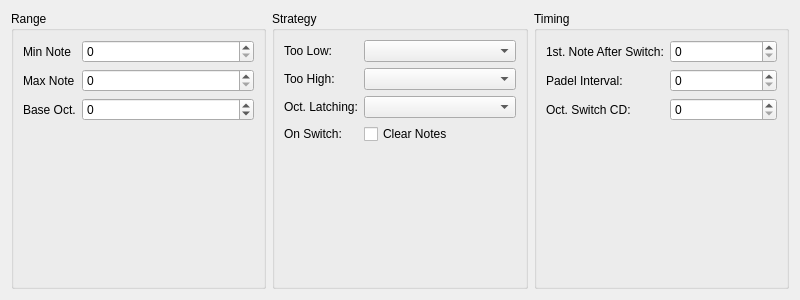
<?xml version="1.0" encoding="UTF-8"?>
<ui version="4.0">
 <class>player_config_widget</class>
 <widget class="QWidget" name="player_config_widget">
  <property name="geometry">
   <rect>
    <x>0</x>
    <y>0</y>
    <width>800</width>
    <height>300</height>
   </rect>
  </property>
  <property name="windowTitle">
   <string>Player Config</string>
  </property>
  <layout class="QHBoxLayout" name="horizontalLayout">
   <item>
    <widget class="QGroupBox" name="range_group_box">
     <property name="title">
      <string>Range</string>
     </property>
     <layout class="QFormLayout" name="formLayout">
      <item row="0" column="0">
       <widget class="QLabel" name="min_note_hint_label">
        <property name="text">
         <string>Min Note</string>
        </property>
       </widget>
      </item>
      <item row="0" column="1">
       <widget class="QSpinBox" name="min_note_spin_box">
        <property name="maximum">
         <number>127</number>
        </property>
       </widget>
      </item>
      <item row="1" column="0">
       <widget class="QLabel" name="max_note_hint_label">
        <property name="text">
         <string>Max Note</string>
        </property>
       </widget>
      </item>
      <item row="2" column="0">
       <widget class="QLabel" name="vision_base_octave_hint_label">
        <property name="text">
         <string>Base Oct.</string>
        </property>
       </widget>
      </item>
      <item row="1" column="1">
       <widget class="QSpinBox" name="max_note_spin_box">
        <property name="maximum">
         <number>127</number>
        </property>
       </widget>
      </item>
      <item row="2" column="1">
       <widget class="QSpinBox" name="vision_base_octave_spin_box">
        <property name="minimum">
         <number>-1</number>
        </property>
        <property name="maximum">
         <number>9</number>
        </property>
        <property name="value">
         <number>0</number>
        </property>
       </widget>
      </item>
     </layout>
    </widget>
   </item>
   <item>
    <widget class="QGroupBox" name="strategy_group_box">
     <property name="title">
      <string>Strategy</string>
     </property>
     <layout class="QFormLayout" name="formLayout_2">
      <item row="0" column="0">
       <widget class="QLabel" name="low_out_of_range_strategy_hint_label">
        <property name="text">
         <string>Too Low:</string>
        </property>
       </widget>
      </item>
      <item row="0" column="1">
       <widget class="QComboBox" name="low_out_of_range_strategy_combo_box"/>
      </item>
      <item row="1" column="1">
       <widget class="QComboBox" name="high_out_of_range_strategy_combo_box"/>
      </item>
      <item row="1" column="0">
       <widget class="QLabel" name="high_out_of_range_strategy_hint_label">
        <property name="text">
         <string>Too High:</string>
        </property>
       </widget>
      </item>
      <item row="2" column="0">
       <widget class="QLabel" name="octave_strategy_hint_label">
        <property name="text">
         <string>Oct. Latching:</string>
        </property>
       </widget>
      </item>
      <item row="2" column="1">
       <widget class="QComboBox" name="octave_strategy_combo_box"/>
      </item>
      <item row="3" column="0">
       <widget class="QLabel" name="clean_switch_hint_label">
        <property name="text">
         <string>On Switch:</string>
        </property>
       </widget>
      </item>
      <item row="3" column="1">
       <widget class="QCheckBox" name="clean_switch_check_box">
        <property name="text">
         <string>Clear Notes</string>
        </property>
       </widget>
      </item>
     </layout>
    </widget>
   </item>
   <item>
    <widget class="QGroupBox" name="timing_group_box">
     <property name="title">
      <string>Timing</string>
     </property>
     <layout class="QFormLayout" name="formLayout_3">
      <item row="0" column="0">
       <widget class="QLabel" name="note_after_octave_switch_ms_hint_label">
        <property name="text">
         <string>1st. Note After Switch:</string>
        </property>
       </widget>
      </item>
      <item row="0" column="1">
       <widget class="QSpinBox" name="note_after_octave_switch_ms_spin_box">
        <property name="maximum">
         <number>500</number>
        </property>
        <property name="singleStep">
         <number>10</number>
        </property>
       </widget>
      </item>
      <item row="1" column="0">
       <widget class="QLabel" name="min_padel_interval_ms_hint_label">
        <property name="text">
         <string>Padel Interval:</string>
        </property>
       </widget>
      </item>
      <item row="2" column="0">
       <widget class="QLabel" name="octave_switch_cooldown_ms_hint_label">
        <property name="text">
         <string>Oct. Switch CD:</string>
        </property>
       </widget>
      </item>
      <item row="1" column="1">
       <widget class="QSpinBox" name="min_padel_interval_ms_spin_box">
        <property name="maximum">
         <number>500</number>
        </property>
        <property name="singleStep">
         <number>10</number>
        </property>
       </widget>
      </item>
      <item row="2" column="1">
       <widget class="QSpinBox" name="octave_switch_cooldown_ms_spin_box">
        <property name="maximum">
         <number>5000</number>
        </property>
        <property name="singleStep">
         <number>10</number>
        </property>
       </widget>
      </item>
     </layout>
    </widget>
   </item>
  </layout>
 </widget>
 <resources/>
 <connections/>
</ui>
